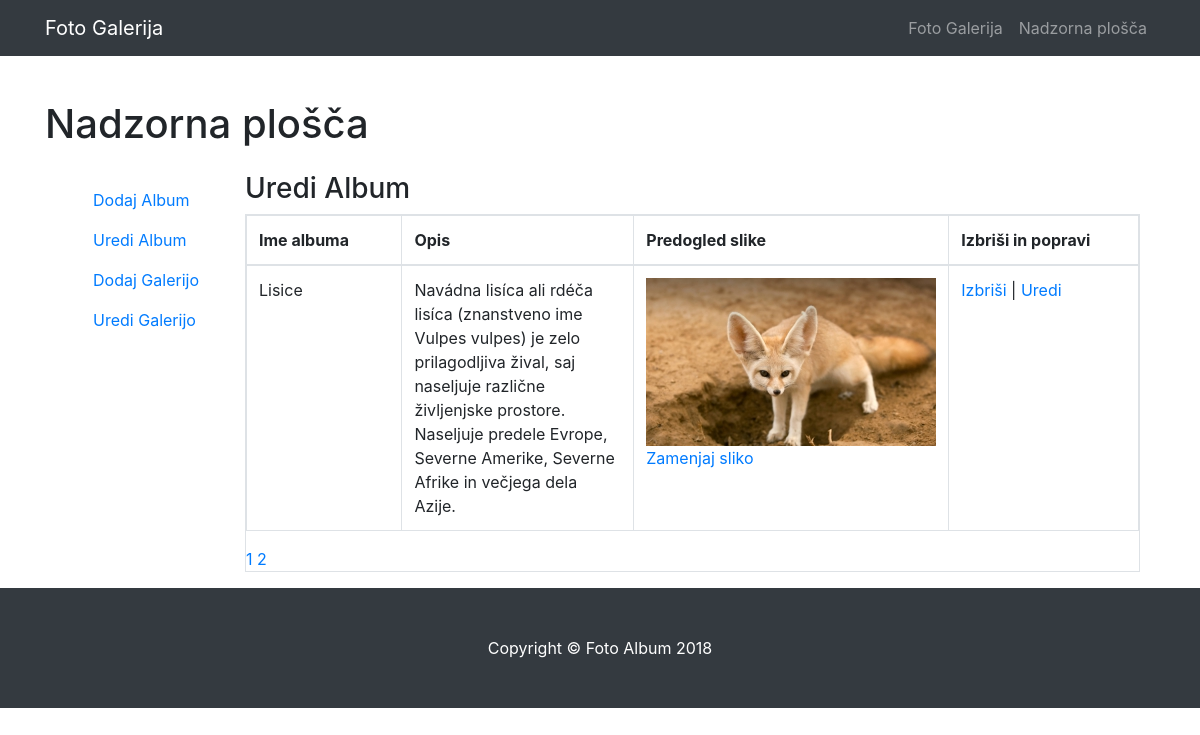
The page /admin/uredialbum.php?stran=2 on the database its author committed.
### tables this page shows
CREATE TABLE `album` (
  `ID` int(10) NOT NULL,
  `naslov_albuma` varchar(500) NOT NULL,
  `opis_albuma` varchar(1000) NOT NULL,
  `slika` varchar(500) NOT NULL,
  `status` varchar(20) NOT NULL
);

### admin/uredialbum.php (the view, shortened to what this page needs)
<?php
include 'glava.php';
include 'meni-admin.php';
?>
    <div class="container">
      <h1 class="my-4">Nadzorna plošča</h1>
<div class="container-fluid">
  <div class="row">
    <div class="col-sm-3 col-lg-2">
      <nav class="navbar navbar-default navbar-fixed-side">
<?php
include 'meni-stranski.php';
?>
      </nav>
    </div>
    <div class="col-sm-9 col-lg-10">
      <h3>Uredi Album</h3>
                        <div class="panel-body">
                           <div class="table-responsive table-bordered">
                           <?php
include "povezi.php";
if (isset($_GET["stran"])) { $stran = $_GET["stran"]; } else { $stran=1; };
$zacetnastran = ($stran-1) * 3;
$result = mysqli_query ($povezi, "SELECT * FROM album WHERE status='procesiranje' ORDER BY ID DESC LIMIT $zacetnastran, 3");
?>
<table class="table">
	<thead>
		<tr>
			<th width="20%">Ime albuma</th>
			<th width="30%">Opis</th>
			<th width="25%">Predogled slike</th>
			<th colspan=2 width="25%">Izbriši in popravi</th>
		</tr>
	</thead>
<?php
while ($row = mysqli_fetch_assoc($result)) {
?>
<tbody>
	<tr>
		<td> <?php echo $row["naslov_albuma"]; ?> </td>
		<td><?php echo $row["opis_albuma"]; ?></td>
		<td><a href='uredi_sliko.php?uredi=<?php echo  $row["ID"];?>'><img src="zmanjsane_slike/<?php echo $row["slika"]; ?>"  width="290px"/>Zamenjaj sliko</a></td>
		<td><a href='zbrisi_sliko.php?zbrisi=<?php echo $row["ID"]; ?>'>Izbriši</a> | <a href = 'uredi_album.php?uredi=<?php echo $row["ID"]; ?> &ime_a=<?php echo $row["naslov_albuma"]; ?> &opis_a=<?php echo $row["opis_albuma"]; ?>&slika_a=<?php echo $row["slika"]; ?> '>Uredi</a>
                                        </tr>
										</tbody>
<?php
};
?>
</table>
<?php
$result = mysqli_query($povezi,"SELECT COUNT(naslov_albuma) FROM album");
$row = mysqli_fetch_row($result);
$vsi_albumi = $row[0];
$strani = ceil($vsi_albumi / 3);
for ($i=1; $i<=$strani; $i++) {
echo "<a href='uredialbum.php?stran=".$i."'>".$i."</a> ";
};
?>
                                </div>
                                </div>
                            </div>
                        </div>
                    </div>
    </div>
<?php include "noga.php"; ?>

### admin/css/3-col-portfolio.css (style rules this page uses)
body { padding-top: 54px; }
@media (min-width: 992px) { body { padding-top: 56px; } }

### admin/uredialbum.php (style rules this page uses)
body { margin-top:20px; }

### rows shown on the page
album: naslov_albuma "Lisice", opis_albuma "Navádna lisíca ali rdéča lisíca (znanstveno ime Vulpes vulpes) je zelo prilagodljiva žival, saj naseljuje različne življenjske prostore. Naseljuje predele Evrope, Severne Amerike, Severne Afrike in večjega dela Azije.", slika (picture)
